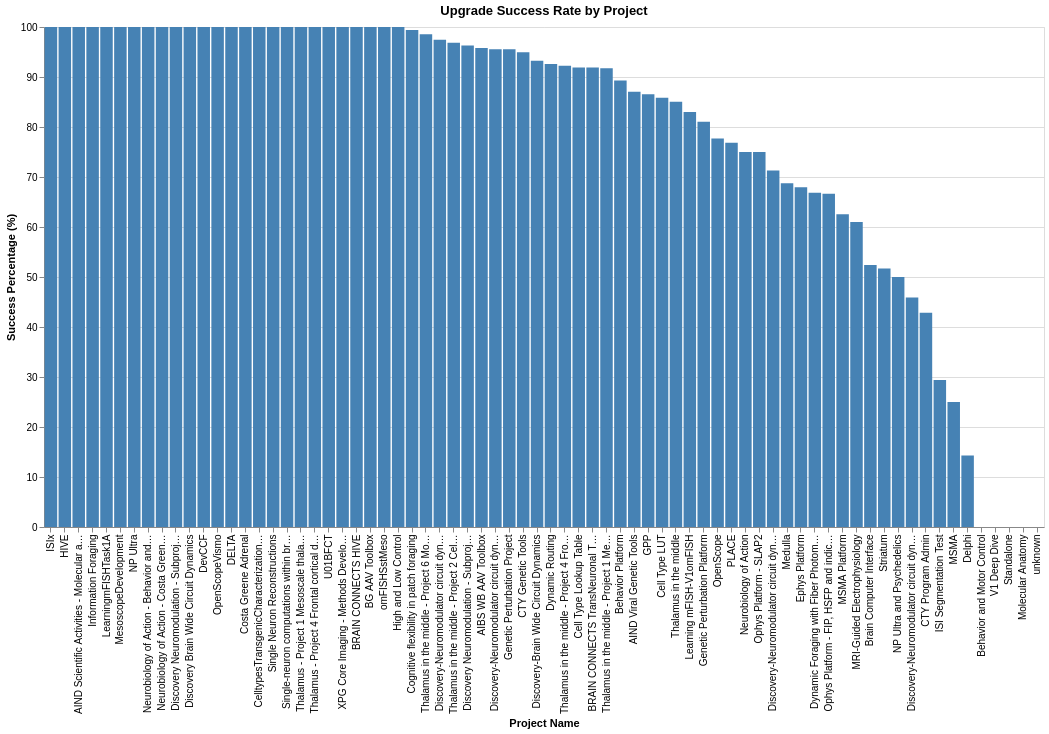

Here is the notebook cell this chart was saved with:
### Code cell
chart_success = alt.Chart(success_pct_by_project).mark_bar(color='steelblue').encode(
    x=alt.X('project_name:N', sort='-y', title='Project Name'),
    y=alt.Y('success_percentage:Q', title='Success Percentage (%)', scale=alt.Scale(domain=[0, 100])),
    tooltip=['project_name:N', alt.Tooltip('success_percentage:Q', format='.2f')]
).properties(
    width=1000,
    height=500,
    title='Upgrade Success Rate by Project'
)
chart_success.display()

### Figure 1 — Vega-Lite specification as saved in the notebook (floating-point values rounded to 4 significant figures)
{"config": {"view": {"continuousWidth": 300, "continuousHeight": 300}}, "data": {"name": "data-51e7fcc04567f963926cec77c516ab1f"}, "mark": {"type": "bar", "color": "steelblue"}, "encoding": {"tooltip": [{"field": "project_name", "type": "nominal"}, {"field": "success_percentage", "format": ".2f", "type": "quantitative"}], "x": {"field": "project_name", "sort": "-y", "title": "Project Name", "type": "nominal"}, "y": {"field": "success_percentage", "scale": {"domain": [0, 100]}, "title": "Success Percentage (%)", "type": "quantitative"}}, "height": 500, "title": "Upgrade Success Rate by Project", "width": 1000, "$schema": "https://vega.github.io/schema/vega-lite/v6.1.0.json", "datasets": {"data-51e7fcc04567f963926cec77c516ab1f": [{"project_name": "ISIx", "success_percentage": 100.0}, {"project_name": "HIVE", "success_percentage": 100.0}, {"project_name": "AIND Scientific Activities - Molecular and proj", "success_percentage": 100.0}, {"project_name": "Information Foraging", "success_percentage": 100.0}, {"project_name": "LearningmFISHTask1A", "success_percentage": 100.0}, {"project_name": "MesoscopeDevelopment", "success_percentage": 100.0}, {"project_name": "NP Ultra", "success_percentage": 100.0}, {"project_name": "Neurobiology of Action - Behavior and Motor Control", "success_percentage": 100.0}, {"project_name": "Neurobiology of Action - Costa Greene Adrenal", "success_percentage": 100.0}, {"project_name": "Discovery Neuromodulation - Subproject 1 Electrophysiological Recordings from NM Neurons During Behavior", "success_percentage": 100.0}, {"project_name": "Discovery Brain Wide Circuit Dynamics", "success_percentage": 100.0}, {"project_name": "DevCCF", "success_percentage": 100.0}, {"project_name": "OpenScopeVismo", "success_percentage": 100.0}, {"project_name": "DELTA", "success_percentage": 100.0}, {"project_name": "Costa Greene Adrenal", "success_percentage": 100.0}, {"project_name": "CelltypesTransgenicCharacterizationGCaMP", "success_percentage": 100.0}, {"project_name": "Single Neuron Reconstructions", "success_percentage": 100.0}, {"project_name": "Single-neuron computations within brain-wide circuits (SCBC)", "success_percentage": 100.0}, {"project_name": "Thalamus - Project 1 Mesoscale thalamic circuits", "success_percentage": 100.0}, {"project_name": "Thalamus - Project 4 Frontal cortical dynamics and cognitive behaviors", "success_percentage": 100.0}, {"project_name": "U01BFCT", "success_percentage": 100.0}, {"project_name": "XPG Core Imaging - Methods Development", "success_percentage": 100.0}, {"project_name": "BRAIN CONNECTS HIVE", "success_percentage": 100.0}, {"project_name": "BG AAV Toolbox", "success_percentage": 100.0}, {"project_name": "omFISHSstMeso", "success_percentage": 100.0}, {"project_name": "High and Low Control", "success_percentage": 100.0}, {"project_name": "Cognitive flexibility in patch foraging", "success_percentage": 99.42}, {"project_name": "Thalamus in the middle - Project 6 Molecular Science Core", "success_percentage": 98.53}, {"project_name": "Discovery-Neuromodulator circuit dynamics during foraging - Subproject 1 Electrophysiological Recordings from NM Neurons During Behavior", "success_percentage": 97.47}, {"project_name": "Thalamus in the middle - Project 2 Cell-type specific thalamocortical projectome", "success_percentage": 96.83}, {"project_name": "Discovery Neuromodulation - Subproject 3 Fiber Photometry Recordings of NM Release During Behavior", "success_percentage": 96.29}, {"project_name": "AIBS WB AAV Toolbox", "success_percentage": 95.81}, {"project_name": "Discovery-Neuromodulator circuit dynamics during foraging - Subproject 2 Molecular Anatomy Cell Types", "success_percentage": 95.57}, {"project_name": "Genetic Perturbation Project", "success_percentage": 95.56}, {"project_name": "CTY Genetic Tools", "success_percentage": 94.95}, {"project_name": "Discovery-Brain Wide Circuit Dynamics", "success_percentage": 93.25}, {"project_name": "Dynamic Routing", "success_percentage": 92.62}, {"project_name": "Thalamus in the middle - Project 4 Frontal cortical dynamics and cognitive behaviors", "success_percentage": 92.25}, {"project_name": "Cell Type Lookup Table", "success_percentage": 91.9}, {"project_name": "BRAIN CONNECTS TransNeuronal Tools", "success_percentage": 91.89}, {"project_name": "Thalamus in the middle - Project 1 Mesoscale thalamic circuits", "success_percentage": 91.74}, {"project_name": "Behavior Platform", "success_percentage": 89.29}, {"project_name": "AIND Viral Genetic Tools", "success_percentage": 87.04}, {"project_name": "GPP", "success_percentage": 86.54}, {"project_name": "Cell Type LUT", "success_percentage": 85.87}, {"project_name": "Thalamus in the middle", "success_percentage": 85.07}, {"project_name": "Learning mFISH-V1omFISH", "success_percentage": 83.02}, {"project_name": "Genetic Perturbation Platform", "success_percentage": 81.04}, {"project_name": "OpenScope", "success_percentage": 77.7}, {"project_name": "PLACE", "success_percentage": 76.84}, {"project_name": "Neurobiology of Action", "success_percentage": 75.0}, {"project_name": "Ophys Platform - SLAP2", "success_percentage": 75.0}, {"project_name": "Discovery-Neuromodulator circuit dynamics during foraging - Subproject 3 Fiber Photometry Recordings of NM Release During Behavior", "success_percentage": 71.31}, {"project_name": "Medulla", "success_percentage": 68.75}, {"project_name": "Ephys Platform", "success_percentage": 67.95}, {"project_name": "Dynamic Foraging with Fiber Photometry", "success_percentage": 66.87}, {"project_name": "Ophys Platform - FIP, HSFP and indicator testing", "success_percentage": 66.67}, {"project_name": "MSMA Platform", "success_percentage": 62.54}, {"project_name": "MRI-Guided Electrophysiology", "success_percentage": 61.0}, {"project_name": "Brain Computer Interface", "success_percentage": 52.41}, {"project_name": "Striatum", "success_percentage": 51.7}, {"project_name": "NP Ultra and Psychedelics", "success_percentage": 50.0}, {"project_name": "Discovery-Neuromodulator circuit dynamics during foraging", "success_percentage": 45.92}, {"project_name": "CTY Program Admin", "success_percentage": 42.86}, {"project_name": "ISI Segmentation Test", "success_percentage": 29.41}, {"project_name": "MSMA", "success_percentage": 25.0}, {"project_name": "Delphi", "success_percentage": 14.29}, {"project_name": "Behavior and Motor Control", "success_percentage": 0.0}, {"project_name": "V1 Deep Dive", "success_percentage": 0.0}, {"project_name": "Standalone", "success_percentage": 0.0}, {"project_name": "Molecular Anatomy", "success_percentage": 0.0}, {"project_name": "unknown", "success_percentage": 0.0}]}}
